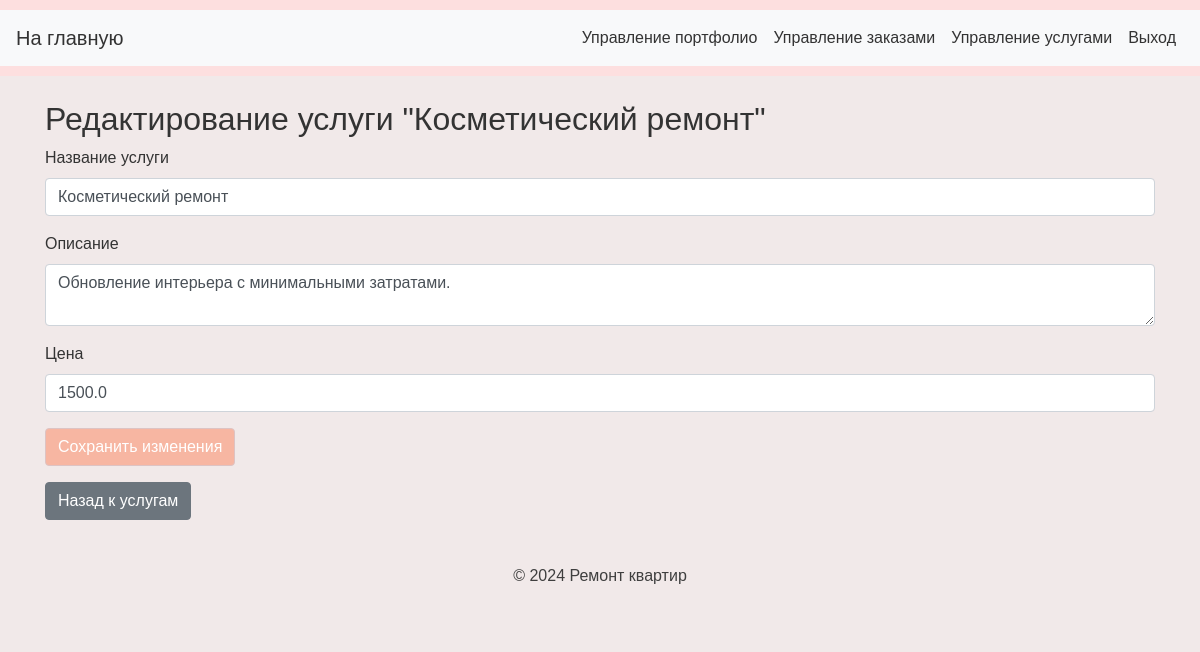
The page /moderate/services/edit/1 (signed in) on the database its author committed.
### app/models.py (models this page shows)
class Service(db.Model):
    id = db.Column(db.Integer, primary_key=True)
    name = db.Column(db.String(100), nullable=False)
    description = db.Column(db.Text)
    price = db.Column(db.Float)
    orders = db.relationship('Order', backref='service', lazy=True)

### app/views.py (the view, shortened to what this page needs)
@app.route('/moderate/services/edit/<int:service_id>', methods=['GET', 'POST'])
@login_required
def edit_service(service_id):
    if current_user.role != 'moderator':
        flash('У вас нет прав доступа к этой странице.', 'danger')
        return redirect(url_for('index'))
    service = Service.query.get_or_404(service_id)
    form = ServiceForm(obj=service)  # Заполнение формы существующими данными
    return render_template('edit_service.html', form=form, service=service)

### app/forms.py
class ServiceForm(FlaskForm ):
    name = StringField('Name', validators=[DataRequired(), Length(min=2)])
    description = StringField('Description', validators=[DataRequired(), Length(min=2)])
    price = FloatField('Price', validators=[DataRequired()])
    submit = SubmitField('Done Service')

### app/__init__.py (called while the page is built)
@login_manager.user_loader
def load_user(user_id):
    return User.query.get(int(user_id))

@app.before_request
def before_request():
    if 'theme' not in session:
        session['theme'] = 'light'  # Установите тему по умолчанию

### templates/edit_service.html (shortened to what this page needs)
{% extends "moder_base.html" %}
{% block content %}
<h2>Редактирование услуги "{{ service.name }}"</h2>
<form method="POST">
    <div class="form-group">
        <label for="name">Название услуги</label>
        <input type="text" class="form-control" id="name" name="name" value="{{ service.name }}" required>
    </div>
    <div class="form-group">
        <label for="description">Описание</label>
        <textarea class="form-control" id="description" name="description" required>{{ service.description }}</textarea>
    </div>
    <div class="form-group">
        <label for="price">Цена</label>
        <input type="number" class="form-control" id="price" name="price" value="{{ service.price }}" step="0.01" required>
    </div>
    <button type="submit" class="btn btn-primary">Сохранить изменения</button>
</form>
<a href="{{ url_for('manage_services') }}" class="btn btn-secondary mt-3">Назад к услугам</a>
{% endblock %}

### static/styles.css (style rules this page uses)
body { font-family: 'Arial', sans-serif; background-color: #f1e9e9; color: #333; }
.btn-primary { background-color: rgb(247, 182, 162); border-color: #ddc3c3; }

### rows shown on the page
Service: name "Косметический ремонт", description "Обновление интерьера с минимальными затратами.", price "1500.0"
